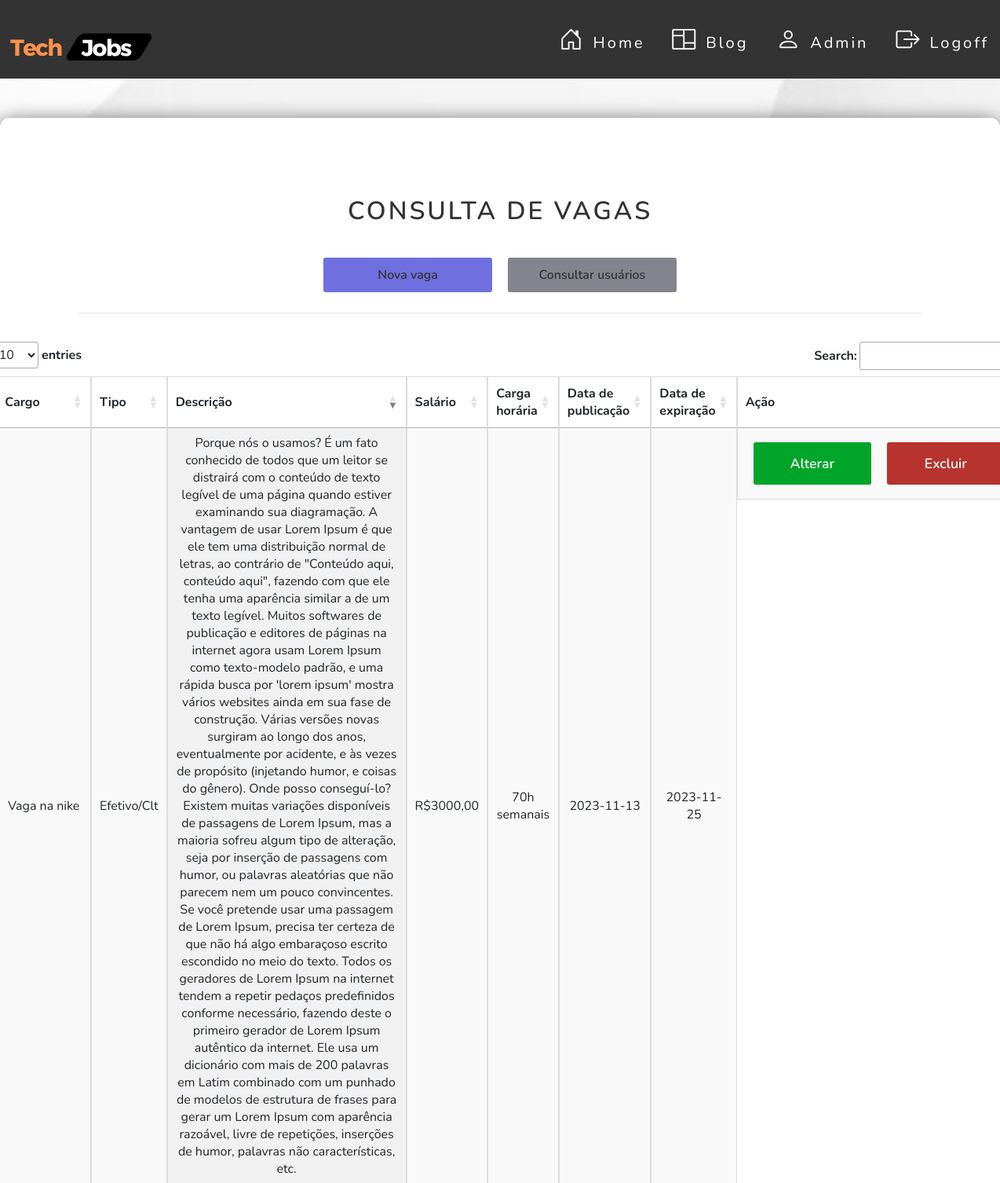
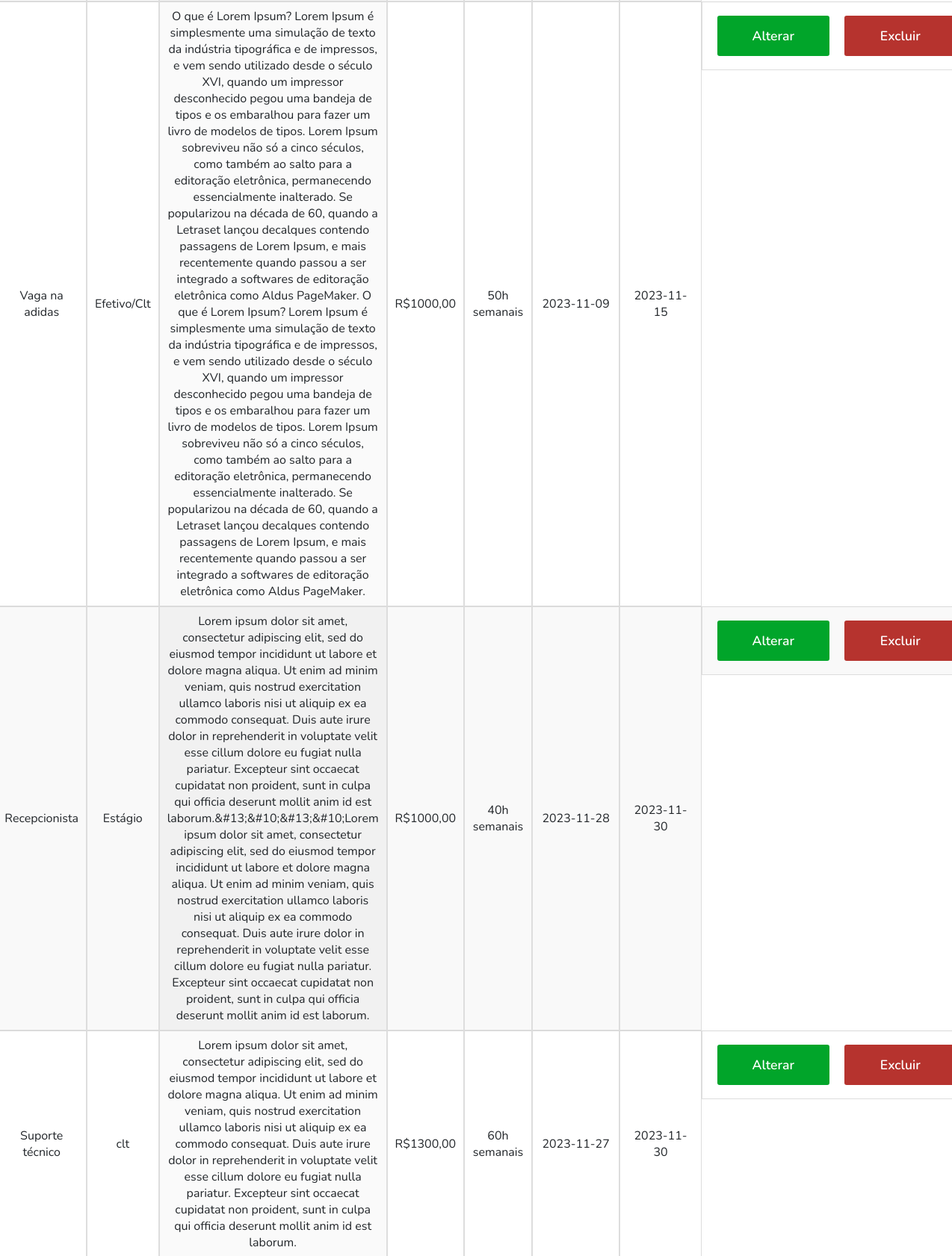
The app's page /vaga/vagas_admin.php (upper part) with its own data (2 pictures, top to bottom).
### tables this page shows
CREATE TABLE `vaga` (
  `id` int NOT NULL,
  `nome` varchar(50) NOT NULL,
  `tipo` varchar(30) NOT NULL,
  `descricao` longtext NOT NULL,
  `salario` varchar(50) NOT NULL,
  `carga_horaria` varchar(100) NOT NULL,
  `data_publicacao` date NOT NULL,
  `data_expiracao` date NOT NULL,
  `usuario_id` int DEFAULT NULL
);

### src/database/conexao.php (called while the page is built)
<?php
class Conexao
{
    public static function getConexao()
    {
        try {
            return new PDO("mysql:host=127.0.0.1;dbname=techjobsdb", "root", "");
        } catch (\PDOException $e) {
            echo 'Error ao conectar com banco de dados. ' . $e->getMessage();
            return null;
        }
    }
}

### src/dao/vagadao.php (called while the page is built, shortened)
<?php
include_once __DIR__ . '/../database/conexao.php';
class VagaDAO
{
    private $dbh;
    public function __construct()
    {
        $this->dbh = Conexao::getConexao();
    }
    public function getAll()
    {
        $query = "SELECT * FROM vaga";
        $stmt = $this->dbh->query($query);
        $rows = $stmt->fetchAll();
        $this->dbh = null;
        return $rows;
    }
}

### vaga/vagas_admin.php (the view, shortened to what this page needs)
<?php
require_once __DIR__ . '/../src/dao/vagadao.php';
$dao = new VagaDAO();
$vagas = $dao->getAll();
$quantidadeRegistros = count($vagas);
?>
<link rel="stylesheet"
      href="https://maxcdn.bootstrapcdn.com/bootstrap/4.0.0/css/bootstrap.min.css"
>
<link href="../assets/css/button.css" rel="stylesheet">
<link href="../assets/css/style.css" rel="stylesheet">
<link href="../assets/css/usuario.css" rel="stylesheet">
<link rel="stylesheet" href="https://cdn.jsdelivr.net/npm/bootstrap-icons@1.11.1/font/bootstrap-icons.css">
<link href=" https://cdn.datatables.net/1.13.6/css/jquery.dataTables.min.css" rel="stylesheet" type="text/css"/>
<header class="main-header">
    <nav class="main-header-content">
        <div class="logo">
            <a href="../view/home.php">
                <img src="../assets/img/Tech%20(1).svg" alt="" width="200px" height="100px">
            </a>
        </div>
        <nav class="menu">
            <ul>
                <li class="item-menu">
                    <a href="../view/home.php">
                        <span class="icon"><i class="bi bi-house-door"></i></span>
                        <span class="txt-link">Home</span>
                    </a>
                </li>
                <li class="item-menu">
                    <a href="../view/blog.php">
                        <span class="icon"><i class="bi bi-columns"></i></span>
                        <span class="txt-link">Blog</span>
                    </a>
                </li>
                <li class="item-menu">
                    <a href="../usuarios/administrador/index.php ">
                        <span class="icon"><i class="bi bi-person"></i></span>
                        <span class="txt-link">Admin</span>
                    </a>
                </li>
                <li class="item-menu">
                    <a href="../auth/logoff.php">
                        <span class="icon"><i class="bi bi-box-arrow-right"></i></span>
                        <span class="txt-link">Logoff</span>
                    </a>
                </li>
            </ul>
        </nav>
    </nav>
</header>
<main class="main-vaga">
    <div class="card-vaga">
        <header>
            <h2>Consulta de vagas</h2>
        </header>
        <section class="section__btn">
            <a class="btn-blue" href="create.php">Nova vaga</a>
            <a class="btn" href="../usuarios/administrador/index.php">Consultar usuários</a>
        </section>
        <hr>
        <div class="container">
            <div class="row text ">
                <div class="col-md-12">
                    <div class="card-body font-weight-bold card-vaga-main">
                        <div class="card-vaga-box">
                            <section>
                                <table id="example" class="display" style="width:100%;">
                                    <thead>
                                    <tr>
                                        <th>Cargo</th>
                                        <th>Tipo</th>
                                        <th>Descrição</th>
                                        <th>Salário</th>
                                        <th>Carga horária</th>
                                        <th>Data de publicação</th>
                                        <th>Data de expiração</th>
                                        <th>Ação</th>
                                    </tr>
                                    </thead>
                                    <tbody>
                                    <?php if ($quantidadeRegistros == "0") : ?>
                                        <tr>
                                            <td colspan="4">Não existem usuários cadastrados.</td>
                                        </tr>
                                    <?php else : ?>
                                        <?php foreach ($vagas as $vaga) :
                                            ?>
                                            <tr>
                                                <td><?= ($vaga['nome']); ?></td>
                                                <td><?= ($vaga['tipo']); ?></td>
                                                <td><?= ($vaga['descricao']); ?></td>
                                                <td><?= ($vaga['salario']); ?></td>
                                                <td><?= ($vaga['carga_horaria']); ?></td>
                                                <td><?= ($vaga['data_publicacao']); ?></td>
                                                <td><?= ($vaga['data_expiracao']); ?></td>
                                                <td class="td__operacao">
                                                    <a class="btnalterar"
                                                       href="edit.php?id=<?= $vaga['id']; ?>">Alterar</a>
                                                    <a class="btnexcluir"
                                                       href="delete.php?id=<?= $vaga['id']; ?>"
                                                       onclick="return confirm('Deseja confirmar a operação?');">Excluir</a>
                                                </td>
                                            </tr>
                                        <?php endforeach; ?>
                                    <?php endif; ?>
                                    </tbody>
                                </table>
                            </section>
                        </div>
                    </div>
                </div>
            </div>
        </div>
    </div>
</main>

### assets/css/button.css (style rules this page uses)
.section__btn { display: flex; justify-content: center; }
.btn { border: none; padding: 10px; margin: 10px; width: 130px; background-color: rgb(132, 132, 142); color: #333333; text-align: center; text-decoration: none; font-weight: 600; border-radius: 3px; flex-basis: 20%; cursor: pointer; transition: 0.6s; }
.btn-blue { border: none; padding: 10px; margin: 10px; width: 130px; background-color: rgb(111, 111, 224); color: #333333; text-align: center; text-decoration: none; font-weight: 600; border-radius: 3px; flex-basis: 20%; cursor: pointer; transition: 0.6s; }
.btnalterar { border: none; width: 150px; padding: 15px 0px; background-color: rgb(1, 165, 42); color: #fff; text-align: center; text-decoration: none; font-size: 1.1rem; font-weight: 600; border-radius: 3px; display: inline-block; margin: 10px; transition: 0.4s; }
.btnexcluir { border: none; width: 150px; padding: 15px 0px; background-color: rgb(182, 51, 46); color: #fff; text-align: center; text-decoration: none; font-size: 1.1rem; font-weight: 600; border-radius: 3px; display: inline-block; margin: 10px; transition: 0.4s; }

### assets/css/style.css (style rules this page uses)
* { margin: 0; padding: 0; box-sizing: border-box; font-family: Nunito, Arial, Helvetica, sans-serif; }
.main-header { width: 100%; background: #333333; padding: 10px 0; height: 100px; }
.main-header .main-header-content { display: flex; max-width: 1800px; margin: 0 auto; justify-content: space-between; height: 100%; }
.main-header .main-header-content .logo { flex-basis: 25%; border: none !important; }
.main-header .main-header-content .logo a { text-decoration: none; font-size: 1.5rem; letter-spacing: 3px; color: coral; padding: 5px; transition: .5s; }
nav.menu { transition: .2s; }
.menu ul { list-style-type: none; display: flex; }
.menu ul li.item-menu a { color: #ffffff; text-decoration: none; transition: .5s; font-size: 20px; padding: 25px 4%; display: flex; margin-bottom: 20px; line-height: 40px; cursor: pointer; letter-spacing: 3px; }
.menu ul li.item-menu a .txt-link { margin-left: 10px; margin-right: 20px; }
.menu ul li.item-menu a .icon { font-size: 30px; margin-left: 15px; }
a { text-decoration: none }

### assets/css/usuario.css (style rules this page uses)
.text { text-align: center; width: 100%; }
table { font-family: arial, sans-serif; border-collapse: collapse; width: 100%; }
td, th { border: 1px solid #dddddd; text-align: center; padding: 20px; }
tr:nth-child(even) { background-color: #dddddd; }
.td__operacao { display: flex; }
.main-vaga { max-width: 100%; margin: 0 auto; }
.card-vaga { width: 100%; background: #ffffff; border-radius: 12px; box-shadow: 0 10px 30px rgb(0, 0, 0); margin: 50px auto; padding: 100px; }
.card-vaga-main { display: flex; flex-wrap: wrap; justify-content: center; }
.card-vaga header h2 { color: #333333; font-weight: 600; margin-bottom: 30px; letter-spacing: 3px; text-transform: uppercase; text-align: center; border: none; outline: none; }

### records on screen
vaga: nome "Vaga na adidas", tipo "Efetivo/Clt", descricao "O que é Lorem Ipsum? Lorem Ipsum é simplesmente uma simulação de texto da indústria tipográfica e de impressos, e vem sendo utilizado desde o século XVI, quando um impressor desconhecido pegou uma bandeja de tipos e os embaralhou para fazer um livro de modelos de tipos. Lorem Ipsum sobreviveu não só a cinco séculos, como também ao salto para a editoração eletrônica, permanecendo essencialmente inalterado. Se popularizou na década de 60, quando a Letraset lançou decalques contendo passagens de Lorem Ipsum, e mais recentemente quando passou a ser integrado a softwares de editoração eletrônica como Aldus PageMaker. O que é Lorem Ipsum? Lorem Ipsum é simplesmente uma simulação de texto da…", salario "R$1000,00", carga_horaria "50h semanais", data_publicacao "2023-11-09", data_expiracao "2023-11-15"
vaga: nome "Vaga na nike", tipo "Efetivo/Clt", descricao "Porque nós o usamos? É um fato conhecido de todos que um leitor se distrairá com o conteúdo de texto legível de uma página quando estiver examinando sua diagramação. A vantagem de usar Lorem Ipsum é que ele tem uma distribuição normal de letras, ao contrário de \"Conteúdo aqui, conteúdo aqui\", fazendo com que ele tenha uma aparência similar a de um texto legível. Muitos softwares de publicação e editores de páginas na internet agora usam Lorem Ipsum como texto-modelo padrão, e uma rápida busca por 'lorem ipsum' mostra vários websites ainda em sua fase de construção. Várias versões novas surgiram ao longo dos anos, eventualmente por acidente, e às vezes de propósito (injetando humor, e coisas…", salario "R$3000,00", carga_horaria "70h semanais", data_publicacao "2023-11-13", data_expiracao "2023-11-25"
vaga: nome "Suporte técnico", tipo "clt", descricao "Lorem ipsum dolor sit amet, consectetur adipiscing elit, sed do eiusmod tempor incididunt ut labore et dolore magna aliqua. Ut enim ad minim veniam, quis nostrud exercitation ullamco laboris nisi ut aliquip ex ea commodo consequat. Duis aute irure dolor in reprehenderit in voluptate velit esse cillum dolore eu fugiat nulla pariatur. Excepteur sint occaecat cupidatat non proident, sunt in culpa qui officia deserunt mollit anim id est laborum.", salario "R$1300,00", carga_horaria "60h semanais", data_publicacao "2023-11-27", data_expiracao "2023-11-30"
vaga: nome "Recepcionista", tipo "Estágio", descricao "Lorem ipsum dolor sit amet, consectetur adipiscing elit, sed do eiusmod tempor incididunt ut labore et dolore magna aliqua. Ut enim ad minim veniam, quis nostrud exercitation ullamco laboris nisi ut aliquip ex ea commodo consequat. Duis aute irure dolor in reprehenderit in voluptate velit esse cillum dolore eu fugiat nulla pariatur. Excepteur sint occaecat cupidatat non proident, sunt in culpa qui officia deserunt mollit anim id est laborum.&#13;&#10;&#13;&#10;Lorem ipsum dolor sit amet, consectetur adipiscing elit, sed do eiusmod tempor incididunt ut labore et dolore magna aliqua. Ut enim ad minim veniam, quis nostrud exercitation ullamco laboris nisi ut aliquip ex ea commodo consequat.…", salario "R$1000,00", carga_horaria "40h semanais", data_publicacao "2023-11-28", data_expiracao "2023-11-30"
